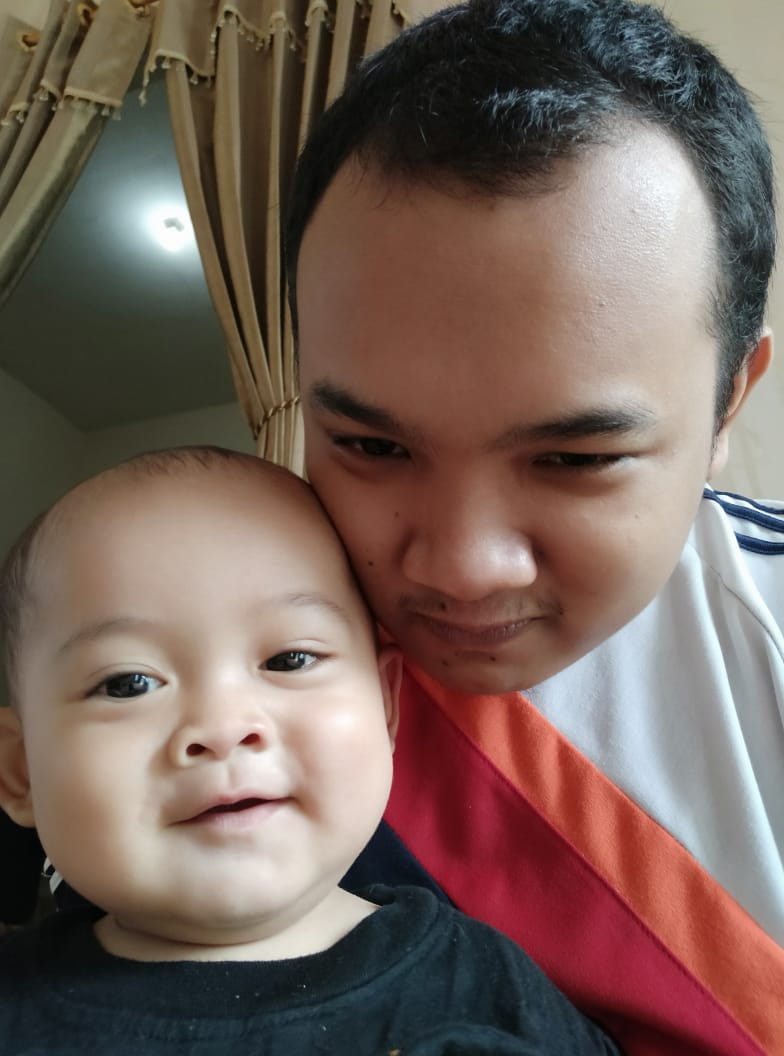
#> input picture foto.jpeg, 784 x 1056 px
$ jupyter execute 'histogram equalization.ipynb'
#> lines starting #> are read from the running program, lines starting #| are printed output that depends on the picture
[cell 1]
#Nama : Achmad Fadlan Bhahreisy
#Npm : 06.2018.1.06992

[cell 2]
import cv2
import numpy as np
from matplotlib import pyplot as plt

img = cv2.imread('foto.jpeg',0)
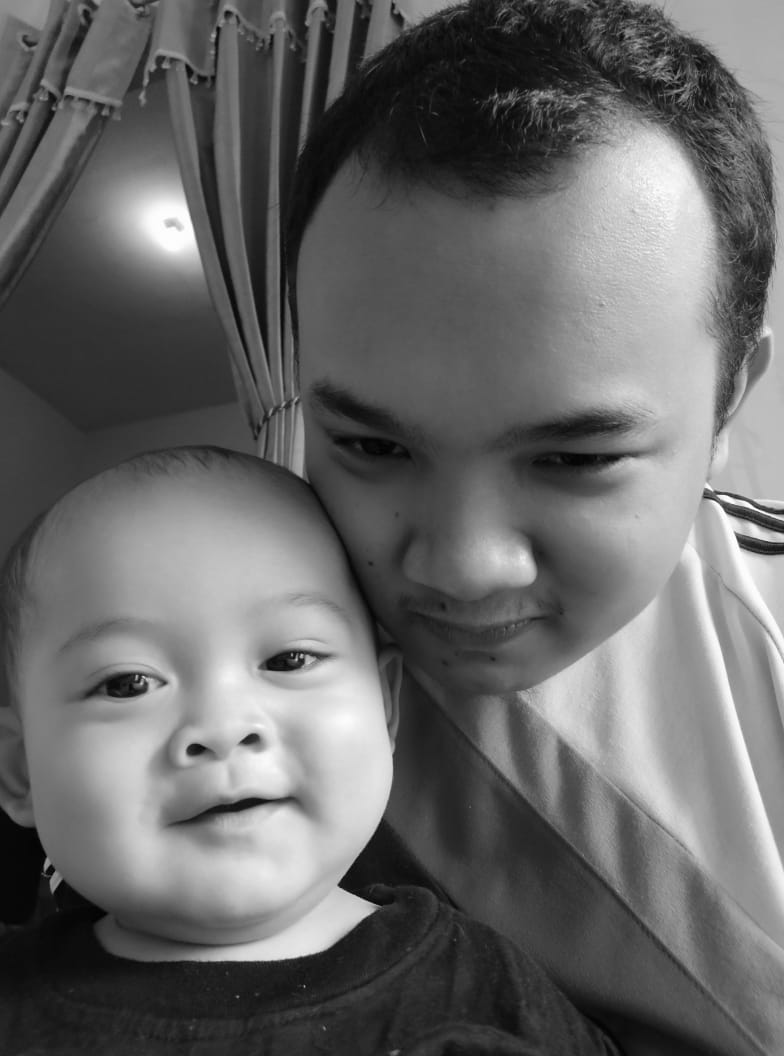
#> img: shape (1056, 784); min 0, max 255, mean 103.1

hist,bins = np.histogram(img.flatten(),256,[0,256])
#> hist = 256 values, max 9596 at index 46, min 6 at index 1, mean 3234; bins = 257 values from 0 to 256

cdf = hist.cumsum()
#> cdf = 256 values from 8 to 827904
cdf_normalized = cdf * hist.max()/ cdf.max()
#> cdf_normalized = 256 values from 0.0927 to 9596

[cell 3]
plt.imshow(img)

[cell 4]
plt.plot(cdf_normalized, color = 'b')
plt.hist(img.flatten(),256,[0,256], color = 'g')
plt.xlim([0,256])
plt.legend(('cdf','histogram'), loc = 'upper left')
plt.show()
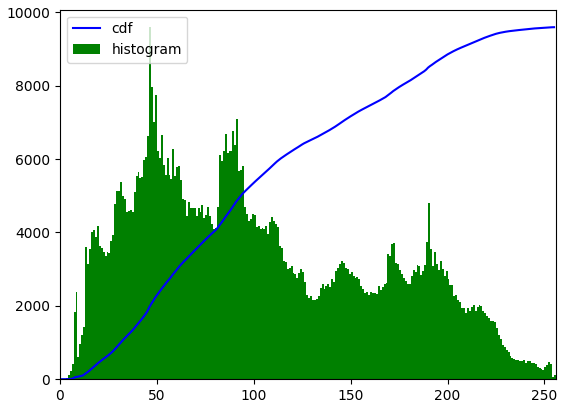
#> figure drawn by matplotlib, 1 panel; tallest bar 9596 high, from x = 46 to 47; curve peaks at x = 255, y = 9596

[cell 5]
img = cv2.imread('foto.jpeg',0)

hist,bins = np.histogram(img.flatten(),256,[0,256])

cdf_m = np.ma.masked_equal(cdf,0)
cdf_m = (cdf_m - cdf_m.min())*255/(cdf_m.max()-cdf_m.min())
cdf = np.ma.filled(cdf_m,0).astype('uint8')
#> cdf = 256 values from 0 to 255

[cell 6]
img2 = cdf[img]
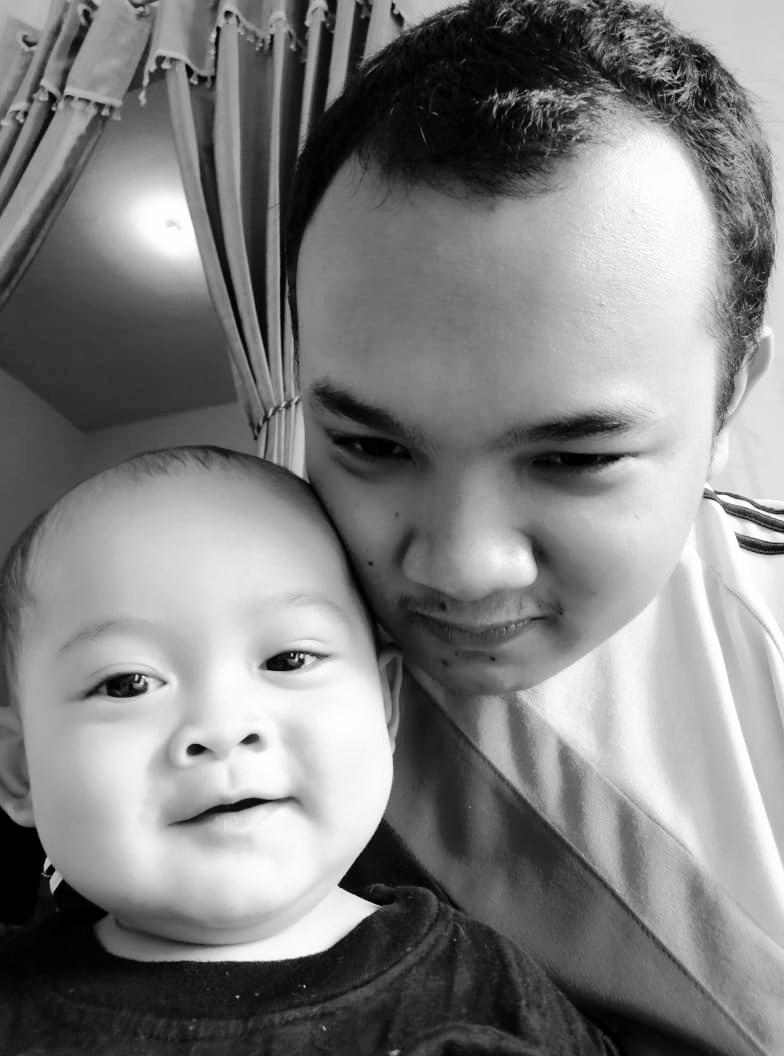
#> img2: shape (1056, 784); min 0, max 255, mean 127.6
plt.plot(cdf_normalized, color = 'b')
plt.hist(img2.flatten(),256,[0,256], color = 'g')
plt.xlim([0,256])
plt.legend(('cdf','histogram'), loc = 'upper left')
plt.show()
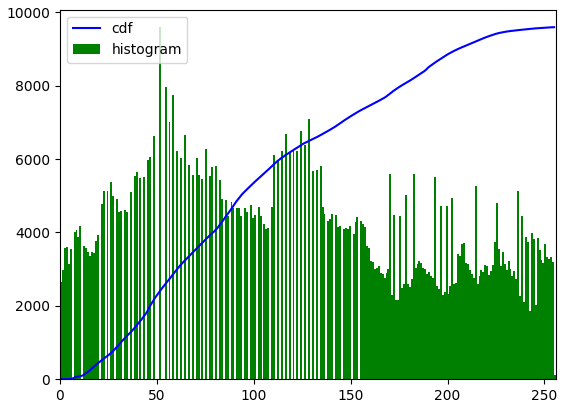
#> figure drawn by matplotlib, 1 panel; tallest bar 9596 high, from x = 51 to 52; curve peaks at x = 255, y = 9596
